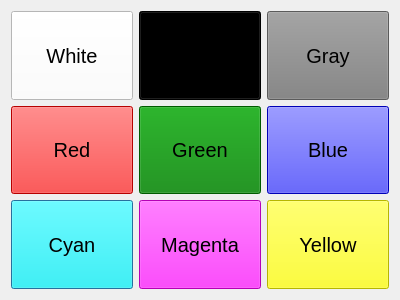
<?xml version="1.0" encoding="UTF-8"?>
<ui version="4.0">
 <class>ColorForm</class>
 <widget class="QDialog" name="ColorForm">
  <property name="geometry">
   <rect>
    <x>0</x>
    <y>0</y>
    <width>400</width>
    <height>300</height>
   </rect>
  </property>
  <property name="sizePolicy">
   <sizepolicy hsizetype="Expanding" vsizetype="Expanding">
    <horstretch>0</horstretch>
    <verstretch>0</verstretch>
   </sizepolicy>
  </property>
  <property name="minimumSize">
   <size>
    <width>400</width>
    <height>300</height>
   </size>
  </property>
  <property name="maximumSize">
   <size>
    <width>400</width>
    <height>300</height>
   </size>
  </property>
  <property name="sizeIncrement">
   <size>
    <width>400</width>
    <height>300</height>
   </size>
  </property>
  <property name="baseSize">
   <size>
    <width>400</width>
    <height>300</height>
   </size>
  </property>
  <property name="font">
   <font>
    <pointsize>15</pointsize>
   </font>
  </property>
  <property name="windowTitle">
   <string>Dialog</string>
  </property>
  <property name="styleSheet">
   <string notr="true"/>
  </property>
  <layout class="QGridLayout" name="gridLayout_2">
   <item row="2" column="0">
    <layout class="QHBoxLayout" name="horizontalLayout_3">
     <item>
      <widget class="QPushButton" name="pBut7_cyan">
       <property name="sizePolicy">
        <sizepolicy hsizetype="Minimum" vsizetype="Expanding">
         <horstretch>0</horstretch>
         <verstretch>0</verstretch>
        </sizepolicy>
       </property>
       <property name="styleSheet">
        <string notr="true">QPushButton {
     background-color: cyan;
	color: rgb(0, 0, 0);
}</string>
       </property>
       <property name="text">
        <string>Cyan</string>
       </property>
      </widget>
     </item>
     <item>
      <widget class="QPushButton" name="pBut8_magenta">
       <property name="sizePolicy">
        <sizepolicy hsizetype="Minimum" vsizetype="Expanding">
         <horstretch>0</horstretch>
         <verstretch>0</verstretch>
        </sizepolicy>
       </property>
       <property name="styleSheet">
        <string notr="true">QPushButton {
     background-color: magenta;
}</string>
       </property>
       <property name="text">
        <string>Magenta</string>
       </property>
      </widget>
     </item>
     <item>
      <widget class="QPushButton" name="pBut9_yellow">
       <property name="sizePolicy">
        <sizepolicy hsizetype="Minimum" vsizetype="Expanding">
         <horstretch>0</horstretch>
         <verstretch>0</verstretch>
        </sizepolicy>
       </property>
       <property name="styleSheet">
        <string notr="true">QPushButton {
     background-color: yellow;
	color: rgb(0, 0, 0);
}</string>
       </property>
       <property name="text">
        <string>Yellow</string>
       </property>
      </widget>
     </item>
    </layout>
   </item>
   <item row="1" column="0">
    <layout class="QHBoxLayout" name="horizontalLayout_2">
     <item>
      <widget class="QPushButton" name="pBut4_red">
       <property name="sizePolicy">
        <sizepolicy hsizetype="Minimum" vsizetype="Expanding">
         <horstretch>0</horstretch>
         <verstretch>0</verstretch>
        </sizepolicy>
       </property>
       <property name="styleSheet">
        <string notr="true">QPushButton {
     background-color: red;
}</string>
       </property>
       <property name="text">
        <string>Red</string>
       </property>
      </widget>
     </item>
     <item>
      <widget class="QPushButton" name="pBut5_green">
       <property name="sizePolicy">
        <sizepolicy hsizetype="Minimum" vsizetype="Expanding">
         <horstretch>0</horstretch>
         <verstretch>0</verstretch>
        </sizepolicy>
       </property>
       <property name="styleSheet">
        <string notr="true">QPushButton {
     background-color: green;
}</string>
       </property>
       <property name="text">
        <string>Green</string>
       </property>
      </widget>
     </item>
     <item>
      <widget class="QPushButton" name="pBut6_blue">
       <property name="sizePolicy">
        <sizepolicy hsizetype="Minimum" vsizetype="Expanding">
         <horstretch>0</horstretch>
         <verstretch>0</verstretch>
        </sizepolicy>
       </property>
       <property name="styleSheet">
        <string notr="true">QPushButton {
     background-color: blue;
}</string>
       </property>
       <property name="text">
        <string>Blue</string>
       </property>
      </widget>
     </item>
    </layout>
   </item>
   <item row="0" column="0">
    <layout class="QHBoxLayout" name="horizontalLayout_1">
     <item>
      <widget class="QPushButton" name="pBut1_white">
       <property name="sizePolicy">
        <sizepolicy hsizetype="Minimum" vsizetype="Expanding">
         <horstretch>0</horstretch>
         <verstretch>0</verstretch>
        </sizepolicy>
       </property>
       <property name="styleSheet">
        <string notr="true">QPushButton {
     background-color: white;
	color: rgb(0, 0, 0);
}

 QPushButton:pressed {
     background-color: qlineargradient(x1: 0, y1: 0, x2: 0, y2: 1,
                                       stop: 0 #dadbde, stop: 1 #37B6CE);
 }</string>
       </property>
       <property name="text">
        <string>White</string>
       </property>
      </widget>
     </item>
     <item>
      <widget class="QPushButton" name="pBut2_black">
       <property name="sizePolicy">
        <sizepolicy hsizetype="Minimum" vsizetype="Expanding">
         <horstretch>0</horstretch>
         <verstretch>0</verstretch>
        </sizepolicy>
       </property>
       <property name="styleSheet">
        <string notr="true">QPushButton {
     background-color: black;
}</string>
       </property>
       <property name="text">
        <string>Black</string>
       </property>
      </widget>
     </item>
     <item>
      <widget class="QPushButton" name="pBut3_gray">
       <property name="sizePolicy">
        <sizepolicy hsizetype="Minimum" vsizetype="Expanding">
         <horstretch>0</horstretch>
         <verstretch>0</verstretch>
        </sizepolicy>
       </property>
       <property name="styleSheet">
        <string notr="true">QPushButton {
     background-color: gray;
}</string>
       </property>
       <property name="text">
        <string>Gray</string>
       </property>
      </widget>
     </item>
    </layout>
   </item>
  </layout>
 </widget>
 <resources/>
 <connections/>
</ui>
